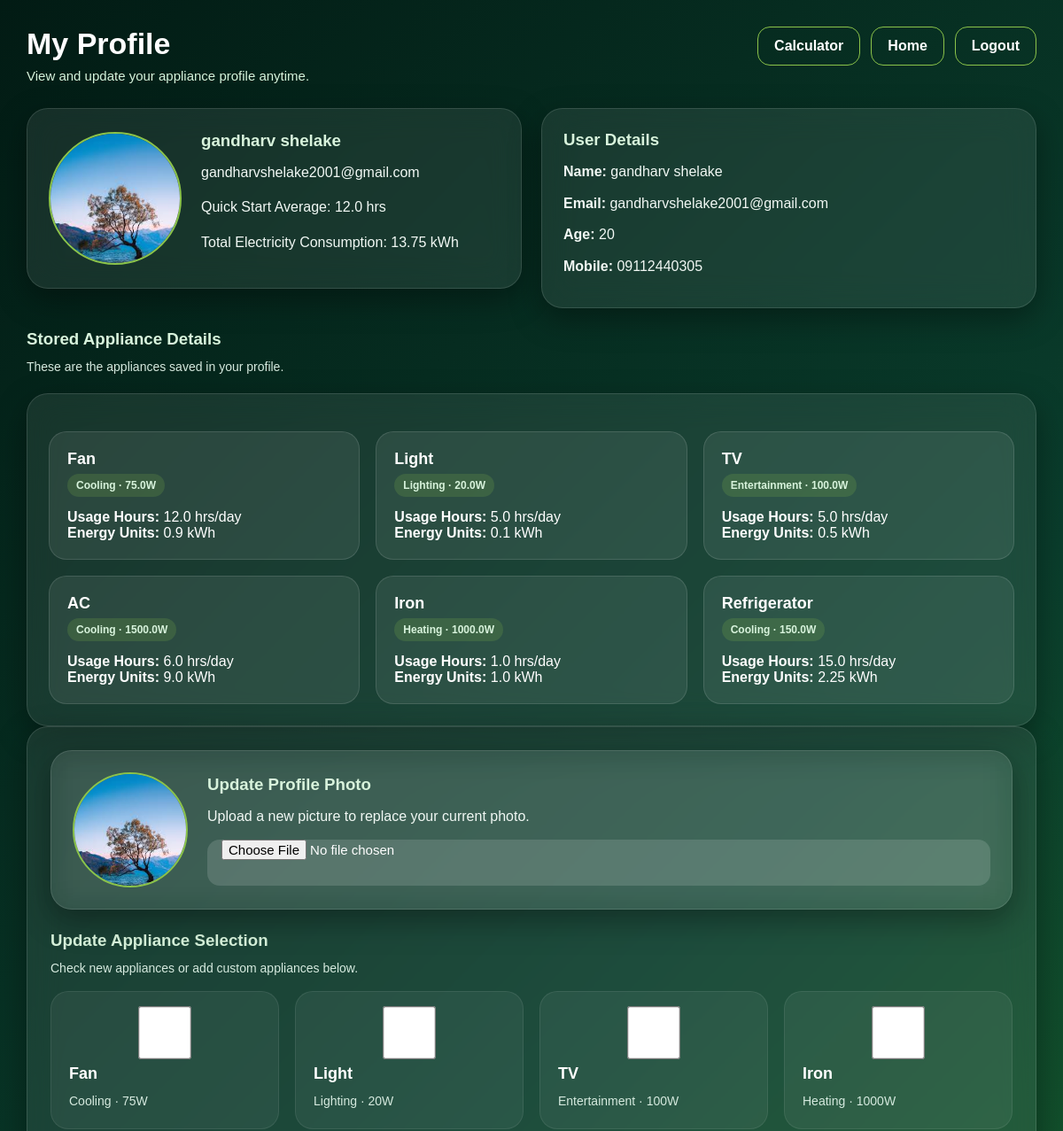
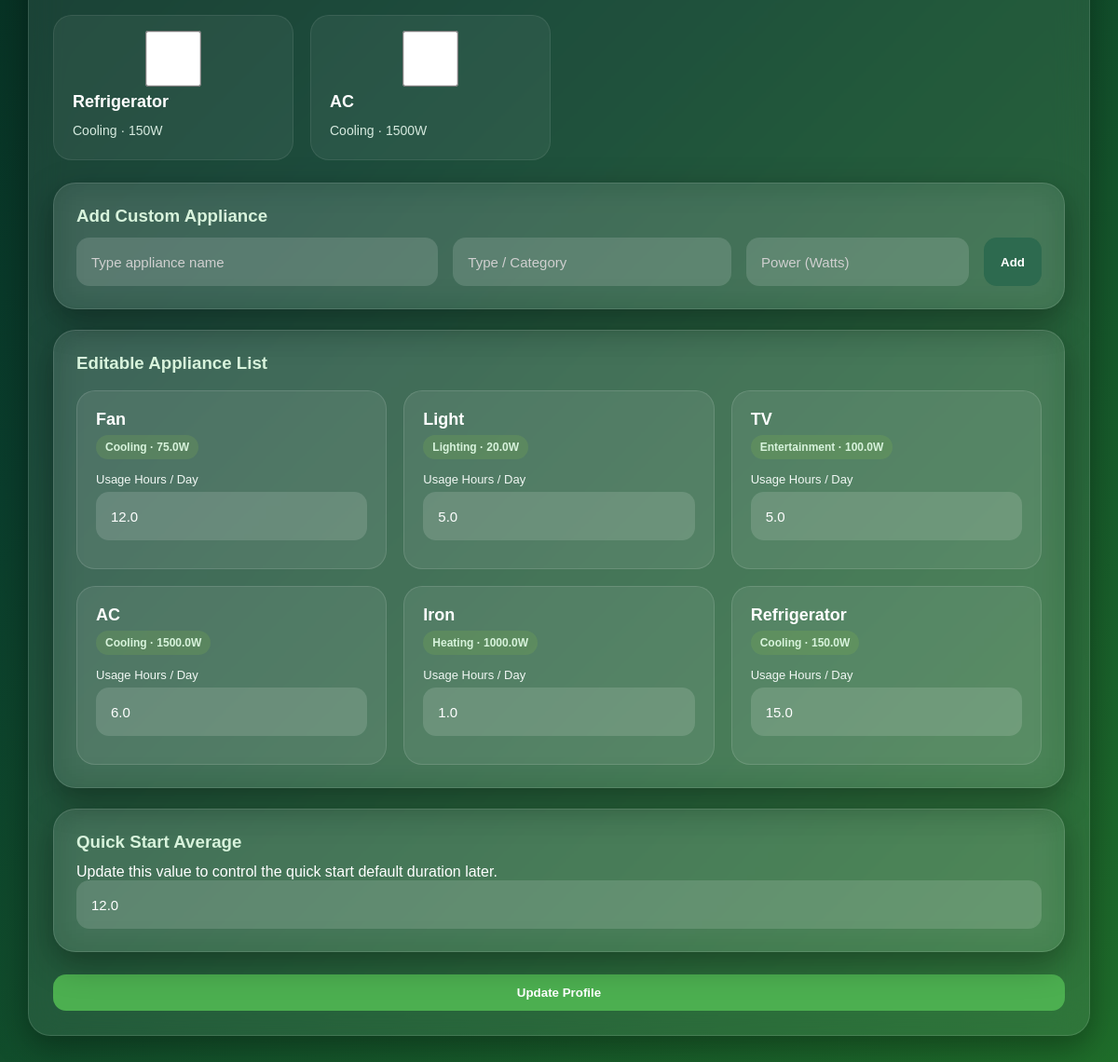
Screenshot of /profile (signed in) with the database file from the repository (2 pictures, top to bottom).
### database/user_data.py (models this page shows, shortened)
class User(db.Model):
    __tablename__ = "users"
    id = db.Column(db.Integer, primary_key=True)
    name = db.Column(db.String(100), nullable=False)
    email = db.Column(db.String(120), unique=True, nullable=False)
    age = db.Column(db.Integer)
    mobile = db.Column(db.String(15))
    password = db.Column(db.String(100), nullable=False)
    appliance_profile = db.relationship(
        "ApplianceProfile",
        backref="user",
        uselist=False,
        cascade="all, delete-orphan"
    )

class ApplianceProfile(db.Model):
    __tablename__ = "appliance_profiles"
    id = db.Column(db.Integer, primary_key=True)
    user_id = db.Column(db.Integer, db.ForeignKey("users.id"), unique=True, nullable=False)
    profile_photo = db.Column(db.String(255))
    average_duration = db.Column(db.Float, default=0)
    appliances_json = db.Column(db.Text, default="[]")
    total_units = db.Column(db.Float, default=0)
    created_at = db.Column(db.DateTime, default=datetime.utcnow)
    updated_at = db.Column(db.DateTime, default=datetime.utcnow, onupdate=datetime.utcnow)
    def get_appliances_list(self):
        try:
            return json.loads(self.appliances_json or "[]")
        except Exception:
            return []

### main.py (the view)
@app.route('/profile', methods=['GET'])
def profile():
    if 'user_id' not in session:
        return redirect('/login')
    user = db.session.get(User, session['user_id'])
    if not user:
        return redirect('/login')
    profile_data = get_profile(user.id)
    if not profile_data:
        return redirect(url_for('create_profile'))
    appliances = profile_data.get_appliances_list()
    photo_url = None
    if profile_data.profile_photo:
        photo_url = url_for('static', filename=f'uploads/{profile_data.profile_photo}')
    return render_template(
        "profile.html",
        user=user,
        profile=profile_data,
        appliances=appliances,
        photo_url=photo_url,
        default_appliances=DEFAULT_APPLIANCES
    )

### database/user_data.py (called while the page is built)
def get_profile(user_id):
    return ApplianceProfile.query.filter_by(user_id=user_id).first()

### templates/profile.html (shortened to what this page needs)
<!DOCTYPE html>
<html lang="en">
<head>
    <link rel="stylesheet" href="{{ url_for('static', filename='css/profile.css') }}">
</head>
<body>
<div class="container">
    <div class="header">
        <div>
            <h2>My Profile</h2>
            <p class="subtitle">View and update your appliance profile anytime.</p>
        </div>
        <div class="header-actions">
            <a href="{{ url_for('calculator') }}" class="btn outline-btn">Calculator</a>
            <a href="{{ url_for('home') }}" class="btn outline-btn">Home</a>
            <a href="{{ url_for('logout') }}" class="btn outline-btn">Logout</a>
        </div>
    </div>
    <div class="top-grid">
        <div class="photo-card large">
            <div class="photo-preview large-preview">
                {% if photo_url %}
                    <img src="{{ photo_url }}" alt="Profile Photo">
                {% else %}
                    <span>👤</span>
                {% endif %}
            </div>
            <div class="photo-meta">
                <h3>{{ user.name }}</h3>
                <p>{{ user.email }}</p>
                <p>Quick Start Average: {{ profile.average_duration }} hrs</p>
                <p>Total Electricity Consumption: {{ profile.total_units }} kWh</p>
            </div>
        </div>
        <div class="info-card">
            <h3>User Details</h3>
            <p><strong>Name:</strong> {{ user.name }}</p>
            <p><strong>Email:</strong> {{ user.email }}</p>
            <p><strong>Age:</strong> {{ user.age }}</p>
            <p><strong>Mobile:</strong> {{ user.mobile }}</p>
        </div>
    </div>
    <div class="section-title">
        <h3>Stored Appliance Details</h3>
        <p>These are the appliances saved in your profile.</p>
    </div>
    <div class="selected-box">
        <div class="selected-list">
            {% for item in appliances %}
            <div class="appliance-item">
                <div class="item-head">
                    <div>
                        <h4>{{ item.name }}</h4>
                        <span class="chip">
                            {{ item.type }} · {{ item.power_watts }}W
                        </span>
                    </div>
                </div>
                <p>
                    <strong>Usage Hours:</strong>
                    {{ item.hours }} hrs/day
                </p>
                <p>
                    <strong>Energy Units:</strong>
                    {{ item.units }} kWh
                </p>
            </div>
            {% endfor %}
        </div>
    </div>
    <form method="POST"
          action="{{ url_for('update_profile') }}"
          enctype="multipart/form-data"
          class="profile-form">
        <div class="photo-card">
            <div class="photo-preview" id="photoPreview">
                {% if photo_url %}
                    <img src="{{ photo_url }}" alt="Profile Photo">
                {% else %}
                    <span>+</span>
                {% endif %}
            </div>
            <div class="photo-meta">
                <h3>Update Profile Photo</h3>
                <p>
                    Upload a new picture to replace your current photo.
                </p>
                <input type="file"
                       name="profile_photo"
                       accept="image/*"
                       onchange="previewPhoto(this)">
            </div>
        </div>
        <div class="section-title">
            <h3>Update Appliance Selection</h3>
            <p>Check new appliances or add custom appliances below.</p>
        </div>
        <div class="appliance-grid">
            {% for item in default_appliances %}
            <label class="appliance-option">
                <input
                    type="checkbox"
                    class="appliance-check"
                    data-key="{{ item.key }}"
                    data-name="{{ item.name }}"
                    data-type="{{ item.category }}"
                    data-watts="{{ item.watts }}"
                    onchange="toggleAppliance(this)"
                >
                <span class="option-name">
                    {{ item.name }}
                </span>
                <span class="option-sub">
                    {{ item.category }} · {{ item.watts }}W
                </span>
            </label>
            {% endfor %}
        </div>
        <div class="custom-box">
            <h3>Add Custom Appliance</h3>
            <div class="custom-row">
                <input type="text"
                       id="customName"
                       placeholder="Type appliance name">
                <input type="text"
                       id="customType"
                       placeholder="Type / Category">
                <input type="number"
                       id="customWatts"
                       placeholder="Power (Watts)">
                <button type="button"
                        class="btn add-btn"
                        onclick="addCustomAppliance()">
                    Add
                </button>
            </div>
        </div>
        <div class="selected-box">
            <h3>Editable Appliance List</h3>
            <div id="selectedAppliances" class="selected-list">
                {% for item in appliances %}
                <div class="appliance-item"
                     data-key="{{ item.name }}_{{ loop.index }}">
                    <div class="item-head">
                        <div>
                            <h4>{{ item.name }}</h4>
                            <span class="chip">
                                {{ item.type }} · {{ item.power_watts }}W
                            </span>
                        </div>
                    </div>
                    <label>Usage Hours / Day</label>
                    <input type="number"
                           step="0.1"
                           name="usage_hours[]"
                           value="{{ item.hours }}"
                           required>
                </div>
                {% endfor %}
            </div>
        </div>
        <div class="duration-box">
            <h3>Quick Start Average</h3>
            <p>
                Update this value to control the quick start default duration later.
            </p>
            <input type="number"
                   step="0.1"
                   name="average_duration"
                   value="{{ profile.average_duration }}"
                   required>
        </div>
        <button type="submit" class="btn primary-btn">
            Update Profile
        </button>
    </form>
</div>
</body>
</html>

### static/css/profile.css (style rules this page uses)
* { margin:0; padding:0; box-sizing:border-box; font-family:'Poppins',sans-serif; }
body { min-height:100vh; background:linear-gradient(135deg,#021b14,#0a3d2c,#1f6d2a); color:white; padding:30px; overflow-x:hidden; }
.container { max-width:1400px; margin:0 auto; }
.header { display:flex; justify-content:space-between; align-items:flex-start; gap:24px; flex-wrap:wrap; margin-bottom:28px; }
.header-actions { display:flex; gap:12px; flex-wrap:wrap; }
h2 { font-size:34px; margin-bottom:8px; }
.subtitle { color:#d8f3dc; font-size:15px; }
.profile-form, .photo-card, .info-card, .selected-box, .custom-box, .duration-box { background:rgba(255,255,255,0.08); border:1px solid rgba(255,255,255,0.12); backdrop-filter:blur(18px); border-radius:24px; box-shadow:0 12px 35px rgba(0,0,0,0.35); }
.profile-form { padding:26px; }
.photo-card { display:flex; gap:22px; align-items:center; padding:24px; margin-bottom:22px; flex-wrap:wrap; }
.photo-preview { width:130px; height:130px; border-radius:50%; display:grid; place-items:center; overflow:hidden; background:rgba(255,255,255,0.14); border:2px solid #8bc34a; flex-shrink:0; }
.photo-preview img { width:100%; height:100%; object-fit:cover; }
.large-preview { width:150px; height:150px; }
.photo-meta { flex:1; min-width:280px; }
.photo-meta h3, .section-title h3, .selected-box h3, .custom-box h3, .duration-box h3, .info-card h3 { margin-bottom:12px; color:#d8f3dc; }
.photo-meta p { color:#f1f8f4; margin-bottom:14px; line-height:1.6; }
.top-grid { display:grid; grid-template-columns:repeat(auto-fit,minmax(380px,1fr)); gap:22px; margin-bottom:22px; }
.info-card { padding:24px; }
.info-card p { margin:10px 0; color:#f1f8f4; line-height:1.6; }
.section-title { margin:24px 0 18px; text-align:left; }
.section-title p { color:#d6eadf; font-size:14px; margin-top:6px; }
.appliance-grid { display:grid; grid-template-columns:repeat(auto-fit,minmax(220px,1fr)); gap:18px; margin-bottom:24px; }
.appliance-option { display:flex; flex-direction:column; gap:10px; padding:20px; border-radius:20px; cursor:pointer; background:rgba(255,255,255,0.06); border:1px solid rgba(255,255,255,0.08); transition:0.25s; min-height:140px; }
.appliance-option input { align-self:flex-start; transform:scale(1.15); }
.option-name { font-weight:700; color:white; font-size:18px; }
.option-sub { font-size:14px; color:#d6eadf; line-height:1.5; }
.custom-box, .selected-box, .duration-box { padding:24px; margin-top:22px; }
.custom-row { display:grid; grid-template-columns:1.3fr 1fr 0.8fr auto; gap:16px; align-items:center; }
input, select { width:100%; min-height:52px; border:none; outline:none; border-radius:14px; padding:0 16px; background:rgba(255,255,255,0.14); color:white; font-size:15px; }
input::placeholder { color:#d0d0d0; }
.btn { display:inline-flex; align-items:center; justify-content:center; text-decoration:none; border:none; border-radius:14px; padding:12px 18px; font-weight:700; color:white; cursor:pointer; }
.primary-btn { width:100%; margin-top:24px; background:#4caf50; }
.outline-btn { background:transparent; border:1px solid #8bc34a; }
.add-btn { background:#2d6a4f; min-height:52px; }
.selected-list { display:grid; grid-template-columns:repeat(auto-fit,minmax(300px,1fr)); gap:18px; margin-top:18px; }
.appliance-item { background:rgba(255,255,255,0.08); border:1px solid rgba(255,255,255,0.12); border-radius:20px; padding:20px; }
.item-head { display:flex; justify-content:space-between; gap:12px; margin-bottom:14px; }
.item-head h4 { font-size:18px; margin-bottom:6px; }
.chip { display:inline-block; padding:6px 10px; border-radius:999px; background:rgba(139,195,74,0.18); color:#d8f3dc; font-size:12px; font-weight:600; }
.appliance-item label { display:block; margin:12px 0 6px; color:#f1f8f4; font-size:13px; }
.appliance-item input { margin-bottom:10px; }

### rows the page displays
User: name "gandharv shelake", email "gandharvshelake2001@gmail.com", age "20", mobile "09112440305"
ApplianceProfile: average_duration "12.0", total_units "13.75"

### other values shown
{{ item.name }} "Fan" "Light" "TV" "AC" "Iron" "Refrigerator"
{{ item.type }} "Cooling" "Lighting" "Entertainment" "Cooling" "Heating" "Cooling"
{{ item.power_watts }} "75.0" "20.0" "100.0" "1500.0" "1000.0" "150.0"
{{ item.hours }} "12.0" "5.0" "5.0" "6.0" "1.0" "15.0"
{{ item.units }} "0.9" "0.1" "0.5" "9.0" "1.0" "2.25"
{{ item.name }} "Fan" "Light" "TV" "Iron" "Refrigerator" "AC"
{{ item.category }} "Cooling" "Lighting" "Entertainment" "Heating" "Cooling" "Cooling"
{{ item.watts }} "75" "20" "100" "1000" "150" "1500"
